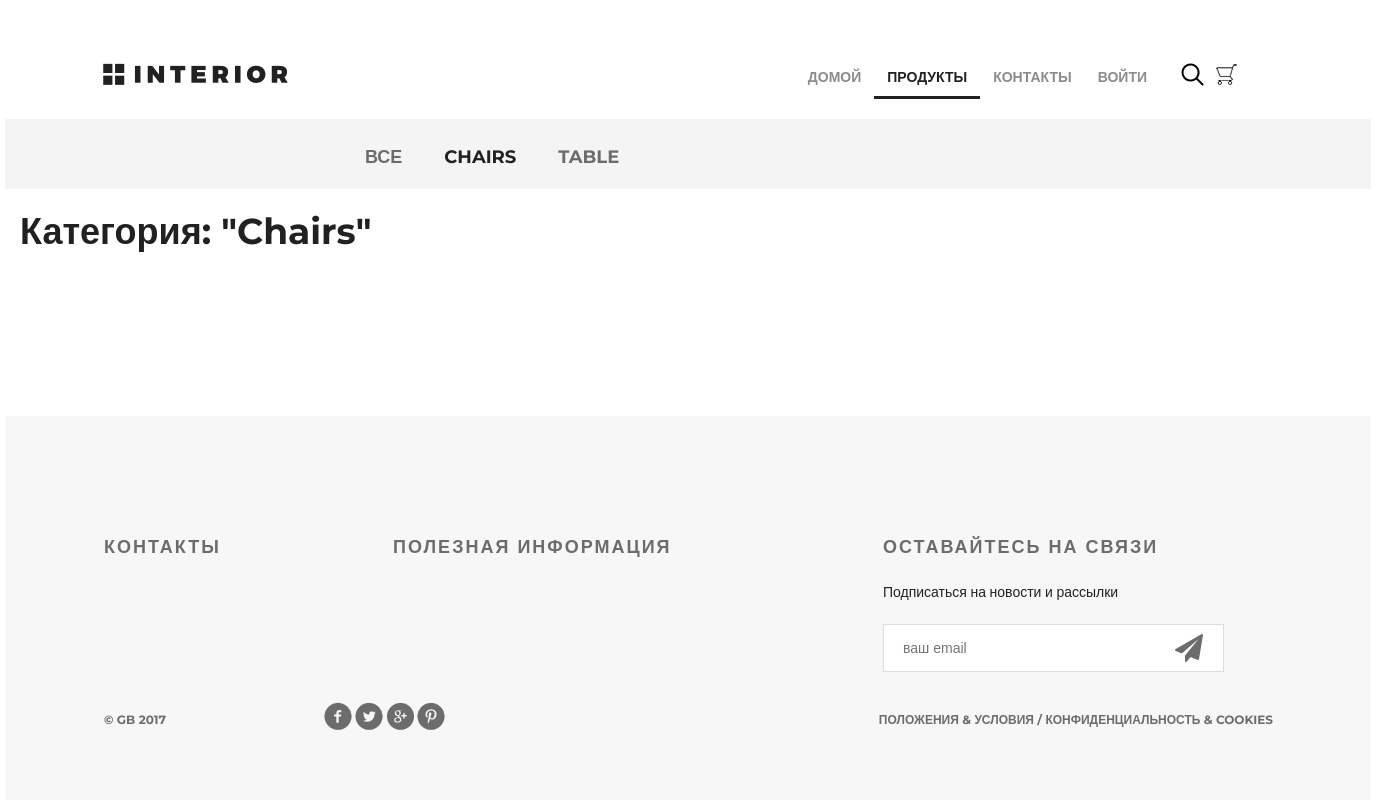
The app's page /products/category/3/, older data.
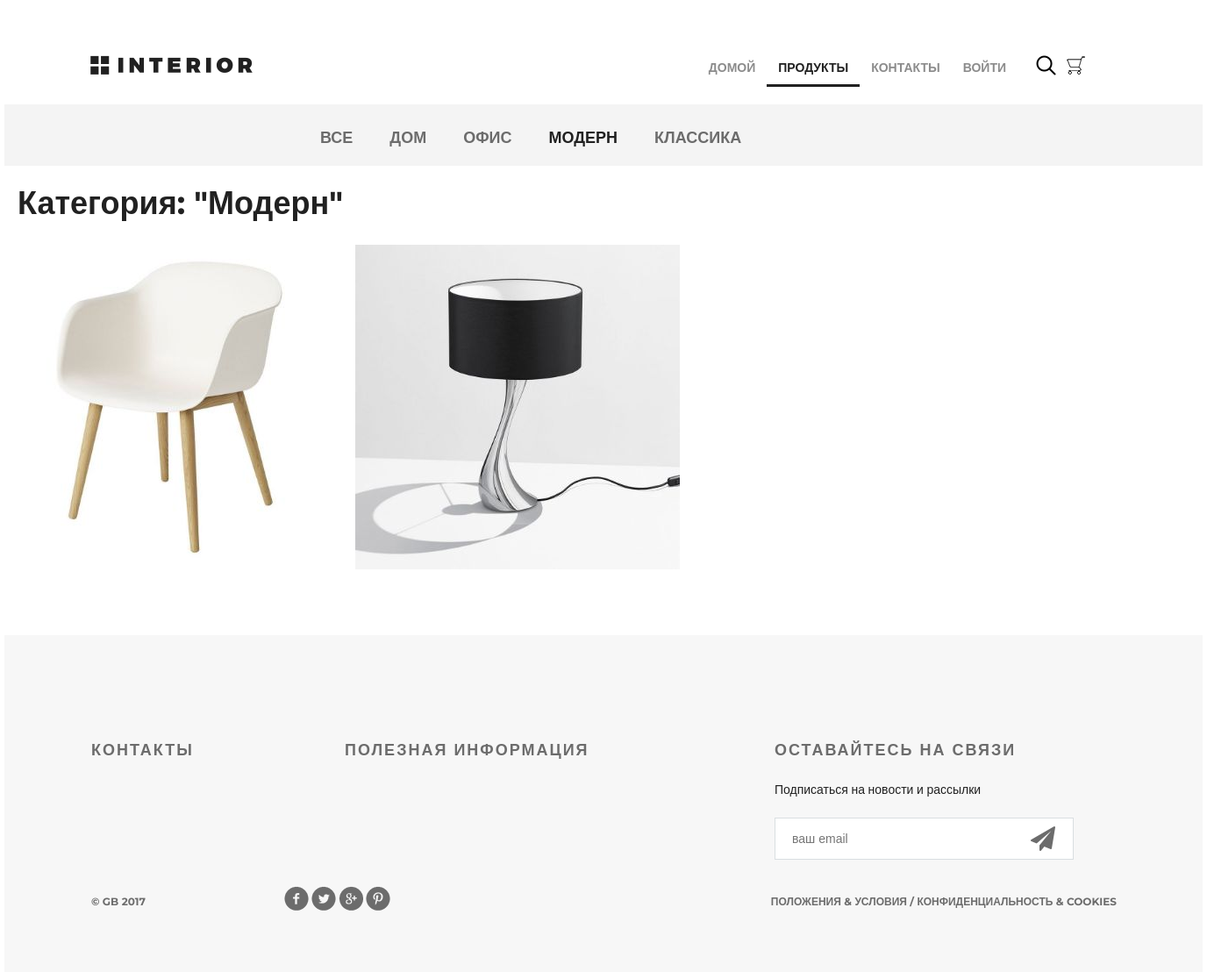
The same page, newer data.
### mainapp/models.py (models this page shows, shortened)
class ProductCategory(models.Model):
    name = models.CharField(verbose_name="имя", max_length=64, unique=True)
    description = models.TextField(verbose_name="описание", blank=True)

class Product(models.Model):
    category = models.ForeignKey(ProductCategory, on_delete=models.CASCADE)
    name = models.CharField(verbose_name="имя продукта", max_length=128)
    image = models.ImageField(upload_to="products_images", blank=True)
    short_desc = models.CharField(verbose_name="краткое описание продукта", max_length=60, blank=True)
    description = models.TextField(verbose_name="описание продукта", blank=True)
    price = models.DecimalField(verbose_name="цена продукта", max_digits=8, decimal_places=2, default=0)
    quantity = models.PositiveIntegerField(verbose_name="количество на складе", default=0)

### mainapp/views.py (the view, shortened to what this page needs)
# urls.py: path("products/", include("mainapp.urls", namespace="products")),
def products(request, pk=None):
    title = "продукты"
    links_menu = ProductCategory.objects.all()
    basket = []
    if request.user.is_authenticated:
        basket = Basket.objects.filter(user=request.user)
    if pk is not None:
        if pk == 0:
            products = Product.objects.all().order_by("price")
            category = {"name": "все"}
        else:
            category = get_object_or_404(ProductCategory, pk=pk)
            products = Product.objects.filter(category__pk=pk).order_by("price")
        content = {
            "title": title,
            "links_menu": links_menu,
            "category": category,
            "products": products,
            "media_url": settings.MEDIA_URL,
            "basket": basket,
        }
        return render(request, "mainapp/products_list.html", content)

### mainapp/templates/mainapp/products_list.html (shortened to what this page needs)
{% extends "mainapp/products.html" %}
{% load static %}
{% block content %}
<div class="details">
    <div class="links clearfix">
        {% include "mainapp/includes/inc_categories_menu.html" %}
    </div>
    <div class="products_list">
        <div class="title clearfix">
            <h2>Категория: "{{ category.name|title }}"</h2>
        </div>
        <div class="category-products clearfix">
            {% for product in products %}
            <div class="block">
                {% if user.is_authenticated %}
                <a href="{% url 'basket:add' product.pk %}">
                    {% else %}
                    <a href="{% url 'auth:login' %}">
                        {% endif %}
                        <img src="{{ media_url }}{{ product.image }}" alt="{{ product.short_desc }}">
                    </a>
            </div>
            {% endfor %}
        </div>
    </div>
</div>
<div class="clr"></div>
{% endblock %}

### mainapp/templates/mainapp/products.html (shortened to what this page needs)
{% extends 'mainapp/base.html' %}
{% load static %}
{% block menu %}
<div class="hero-white">
	<div class="header clearfix">
		{% include 'mainapp/includes/inc_menu.html' %}
	</div>
</div>
{% endblock %}

### mainapp/templates/mainapp/base.html (shortened to what this page needs)
{% load static %}
<!DOCTYPE html>
<html>
<head>
    {% block css %}
    <link rel="stylesheet" type="text/css" href="{% static 'style.css' %}">
    <link rel="stylesheet" href="{% static 'fonts/font-awesome/css/font-awesome.css' %}">
    {% endblock css %}
</head>
<body>
    <div class="container">
        {% block menu %}
        {% endblock menu %}
        <div class="content">
        {% block content %}
        {% endblock content %}
        </div>
    </div>
    {% block footer %}
    <div class="footer">
        <div class="clearfix">
            <div class="text-footer">
                <h3>контакты</h3>
            </div>
            <div class="text-footer">
                <h3>полезная информация</h3>
            </div>
            <div class="text-footer clearfix">
                <h3>Оставайтесь на связи</h3>
                <p>Подписаться на новости и рассылки</p>
                <form>
                    <input type="email" name="email" placeholder="ваш email">
                    <a href="#"><i class="fa fa-paper-plane fa-2x" aria-hidden="true"></i></a>
                </form>
            </div>
        </div>
        <p class="small">&copy; GB 2017</p>
        <div class="social">
            <a href="#" class="social1"></a>
            <a href="#" class="social2"></a>
            <a href="#" class="social3"></a>
            <a href="#" class="social4"></a>
        </div>
        <p class="small">Положения &amp; Условия / Конфиденциальность &amp; Cookies</p>
    </div>
    {% endblock %}
</body>
</html>

### mainapp/templates/mainapp/includes/inc_menu.html (shortened to what this page needs)
<a href="{% url 'main' %}" class="logo"></a>
<ul class="menu">
    <li>
        <a href="{% url 'main' %}" class="{% if request.resolver_match.url_name == 'main' %}active{% endif %}">
            домой
        </a>
    </li>
    <li>
        <a href="{% url 'products:index' %}"
            class="{% if request.resolver_match.namespace == 'products' %}active{% endif %}">
            продукты
        </a>
    </li>
    <li>
        <a href="{% url 'contact' %}" class="{% if request.resolver_match.url_name == 'contact' %}active{% endif %}">
            контакты
        </a>
    </li>
    <li>
        {% if user.is_authenticated %}
        <a href="{% url 'auth:logout' %}">выйти</a>
        {% else %}
        <a href="{% url 'auth:login' %}">войти</a>
        {% endif %}
    </li>
</ul>
<a href="#" class="search"></a>
<a href="{% url 'basket:view' %}" class="basket">
</a>

### mainapp/templates/mainapp/includes/inc_categories_menu.html
<ul class="links-menu">
    <li>
        <a href="{% url 'products:category' pk=0 %}"
            class="{% if request.resolver_match.kwargs.pk == 0 %}active{% endif %}">
            все
        </a>
    </li>
    {% for link in links_menu %}
    <li>
        <a href="{% url 'products:category' link.pk %}"
            class="{% if request.resolver_match.kwargs.pk == link.pk %}active{% endif %}">
            {{ link.name }}
        </a>
    </li>
    {% endfor %}
</ul>

### static/style.css (style rules this page uses)
* { margin: 0; padding: 0; }
body { font-family: 'Montserrat', sans-serif; }
html, body { height: 100%; }
.products_list .title { margin: 20px auto; height: 50px; float: none; }
.products_list .title h2 { margin-top: 0; float: left; }
.category-products { margin-bottom: 75px; }
.category-products .block a img { float: left; }
.category-products .block { float: left; margin-right: 30px; display: block; height: 370px; width: 370px; position: relative; }
.clr { height: 384px; }
.container { width: 1366px; margin: 0 auto; min-height: 100%; }
.logo { background-image: url(/static/img/logo.png); margin-top: 63px; width: 185px; height: 22px; float: left; }
.menu { list-style-type: none; margin-top: 67px; float: right; }
.menu li { float: left; }
.menu a { color: #8c8c8c; font-size: 14px; font-weight: 700; text-align: right; text-transform: uppercase; text-decoration: none; padding: 10px 13px; }
.menu .active { color: #212121; font-weight: 700; border-bottom: 3px solid #212121; }
.search { display: block; width: 23px; height: 23px; background-image: url(/static/img/search.png); position: absolute; top: 63px; left: 1176px; }
.basket { display: block; width: 23px; height: 23px; background-image: url(/static/img/basket.png); position: absolute; top: 63px; left: 1210px; text-decoration: none; color: #555; }
.clearfix:after { content: ""; display: block; clear: both; }
.title { height: 152px; margin-right: 15px; }
.title h2 { float: left; margin-top: 118px; color: #212121; font-size: 36px; font-weight: 700; text-align: left; margin-left: 15px; }
.footer { height: 384px; width: 1169px; background-color: #f7f7f7; padding-left: 99px; padding-right: 98px; margin: -384px auto 0; clear: both; }
.footer form { position: relative; }
.footer form a i { display: block; width: 21px; height: 21px; position: absolute; z-index: 2; top: 10px; right: 50px; color: #6c6c6c; }
.text-footer { margin-top: 120px; width: 221px; float: left; margin-right: 68px; }
.text-footer:last-child { margin-right: 0; }
.text-footer h3 { text-transform: uppercase; color: #6c6c6c; font-size: 18px; font-weight: 700; text-align: left; margin-bottom: 22px; letter-spacing: 2px; }
.text-footer p { color: #212121; font-size: 14px; font-weight: 300; line-height: 24px; text-align: left; margin-bottom: 20px; }
.text-footer a { text-decoration: none; text-transform: uppercase; color: #212121; font-size: 14px; font-weight: 700; line-height: 26px; text-align: left; }
.text-footer:nth-child(2) { width: 422px; }
.text-footer:nth-child(3) { width: 363px; }
.text-footer input { border-width: 1px; border-color: #d9dee1; border-style: solid; background-color: #ffffff; width: 250px; height: 46px; outline: none; color: #6c6c6c; font-size: 14px; font-weight: 300; line-height: 22px; text-align: left; padding-left: 19px; padding-right: 70px; }
.footer .small { text-transform: uppercase; float: left; color: #6c6c6c; font-size: 12px; font-weight: 700; line-height: 26px; text-align: left; margin-top: 35px; }
.social { height: 28px; width: 121px; float: left; margin-left: 158px; margin-top: 30px; }
.social1 { background: url(/static/img/social-links.png); height: 28px; width: 28px; float: left; }
.social2 { background: url(/static/img/social-links.png); background-position: -34px 0px; height: 28px; width: 28px; float: left; margin-left: 3px; }
.social3 { background: url(/static/img/social-links.png); background-position: -67px 0px; height: 28px; width: 28px; float: left; margin-left: 3px; }
.social4 { background: url(/static/img/social-links.png); background-position: -101px 0px; height: 28px; width: 28px; float: left; margin-left: 3px; }
.footer .small:nth-child(4) { float: right; }
.hero-white { background-color: #fff; height: 119px; padding-left: 98px; padding-right: 211px; position: relative; }
.links { height: 70px; background-color: #f4f4f4; position: relative; padding-left: 360px; }
.links-menu { margin: 27px auto 0px; position: absolute; }
.links-menu li { float: left; list-style-type: none; padding-right: 42px; }
.links-menu li a { text-decoration: none; color: #6c6c6c; font-size: 18px; font-weight: 700; text-transform: uppercase; }
.links-menu .active { color: #212121; font-size: 18px; font-weight: 700; }

Row changes from the older to the newer data that the page shows:
removed ProductCategory: name "CHAIRS", name "Chairs"
removed ProductCategory: name "TABLE"
added ProductCategory: name "ДОМ"
added ProductCategory: name "ОФИС"
added ProductCategory: name "МОДЕРН", name "Модерн"
added ProductCategory: name "КЛАССИКА"
added Product: image (picture)
added Product: image (picture)
